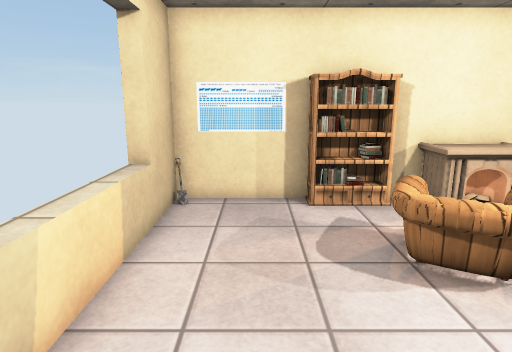
view 1 (above)

12 first-person views from a walk through a Unity game level. The camera is 1.5 m above the floor, tilts 12° down and sees 75° across. Doors are open. The floor is counted in squares, 0.5 m on a side. Each view is taken from the middle of a square. On the plan, view 1 faces up. The plan holds only what a view shows up to about 20 squares ahead; the rest is blank. The place goes on beyond the plan. The player character is not drawn. Some animated figures are left out. Some surface patterns are stand-ins.

view 2
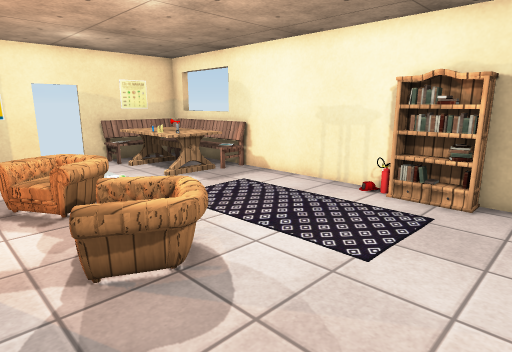

view 3
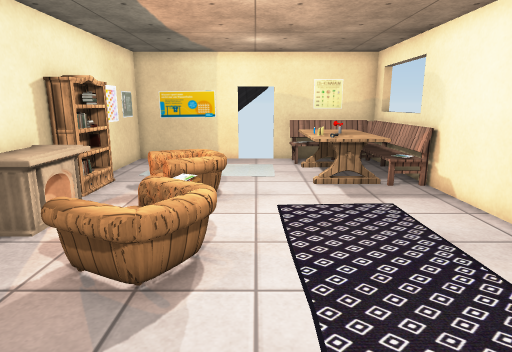

view 4
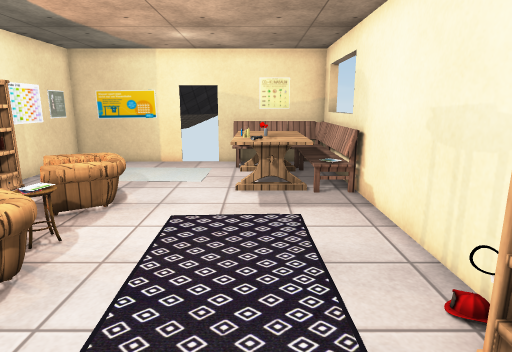

view 5
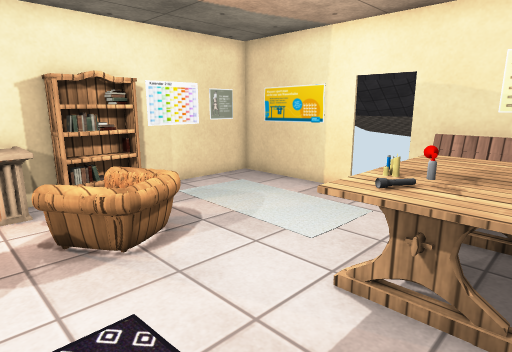

view 6
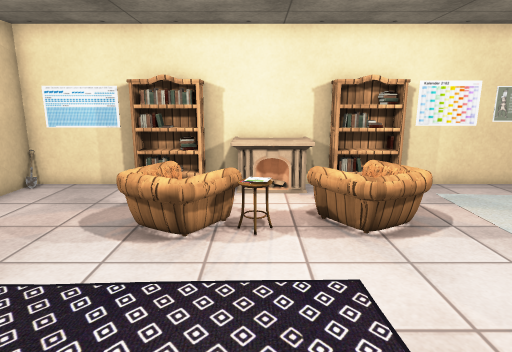

view 7
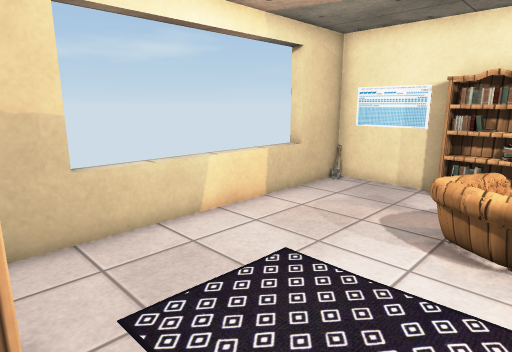

view 8
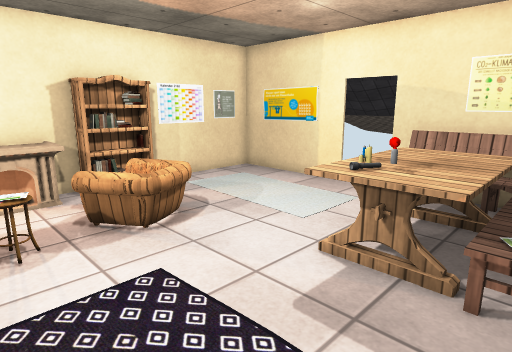

view 9
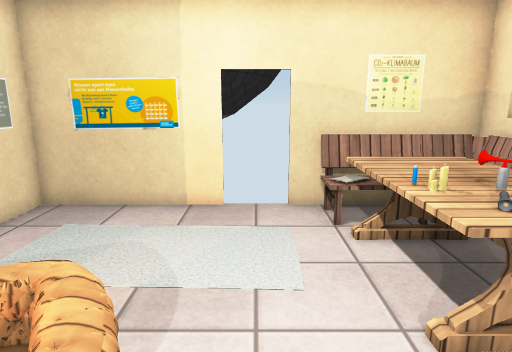

view 10
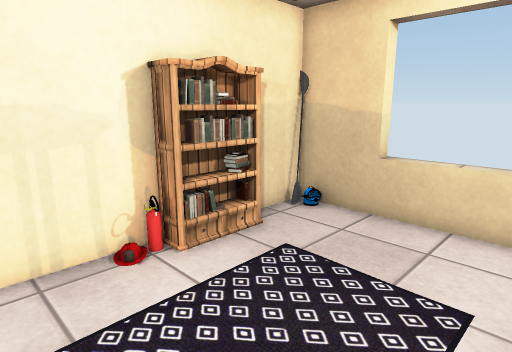

view 11
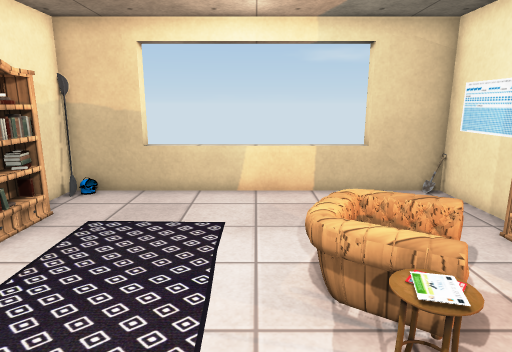

view 12
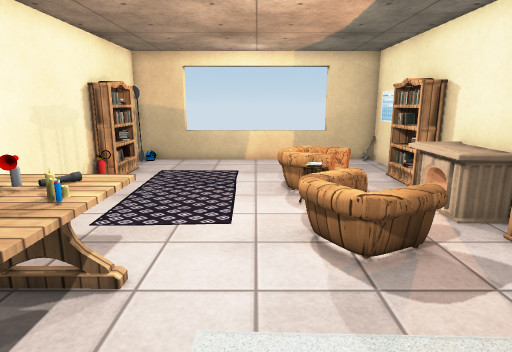

### Floor plan
Key: @ floor where view 1 was taken; # wall or solid block; x gap in a wall; . main floor; : floor 0.5 m higher than the main floor; D open door; = window, fence, low wall or low ledge; O other object.
Columns run from 3 left of view 1 to 17 right of it. Each row starts with its distance up from view 1.
 11 #OOO#################
 10 #=...OOOOOOOOOO.....#
  9 #.......OOOO........#
  8 #......=....O.......#
  7 =.....##..=#:O......#
  6 =.....=##O## O......#
  5 =..... = O. = ......D
  4 =...................D
  3 =...................D
  2 =............=OOOO.O#
  1 =............xOO  .O#
  0 #..@.........x    .O#
 -1 #.............:::::O#
 -2 ##.OOOO......OOOOOOO#
 -3 ################===##

Where each view was taken, in squares from view 1:
view 1: 0 up, 0 right, facing up
view 2: 9 up, 2 left, facing down-right
view 3: 4 up, 2 left, facing right
view 4: 1 up, 1 left, facing right
view 5: 1 down, 6 right, facing up-right
view 6: 2 down, 6 right, facing up
view 7: 2 down, 5 right, facing up-left
view 8: 2 down, 5 right, facing up-right
view 9: 4 up, 7 right, facing right
view 10: 4 up, 6 right, facing down-left
view 11: 4 up, 9 right, facing left
view 12: 4 up, 16 right, facing left
